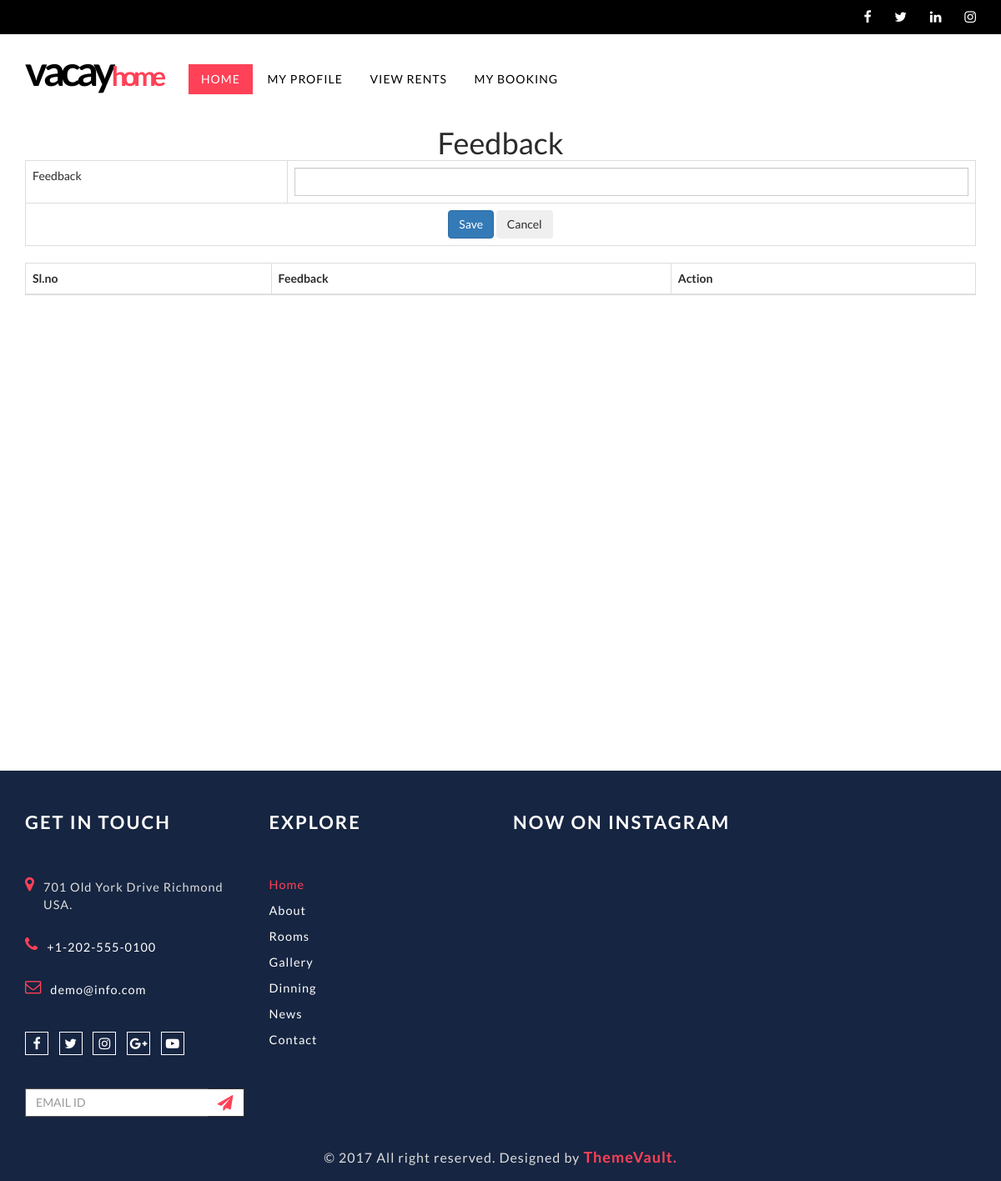
/user/feedback/ (signed in), run on an earlier commit of the app's database.
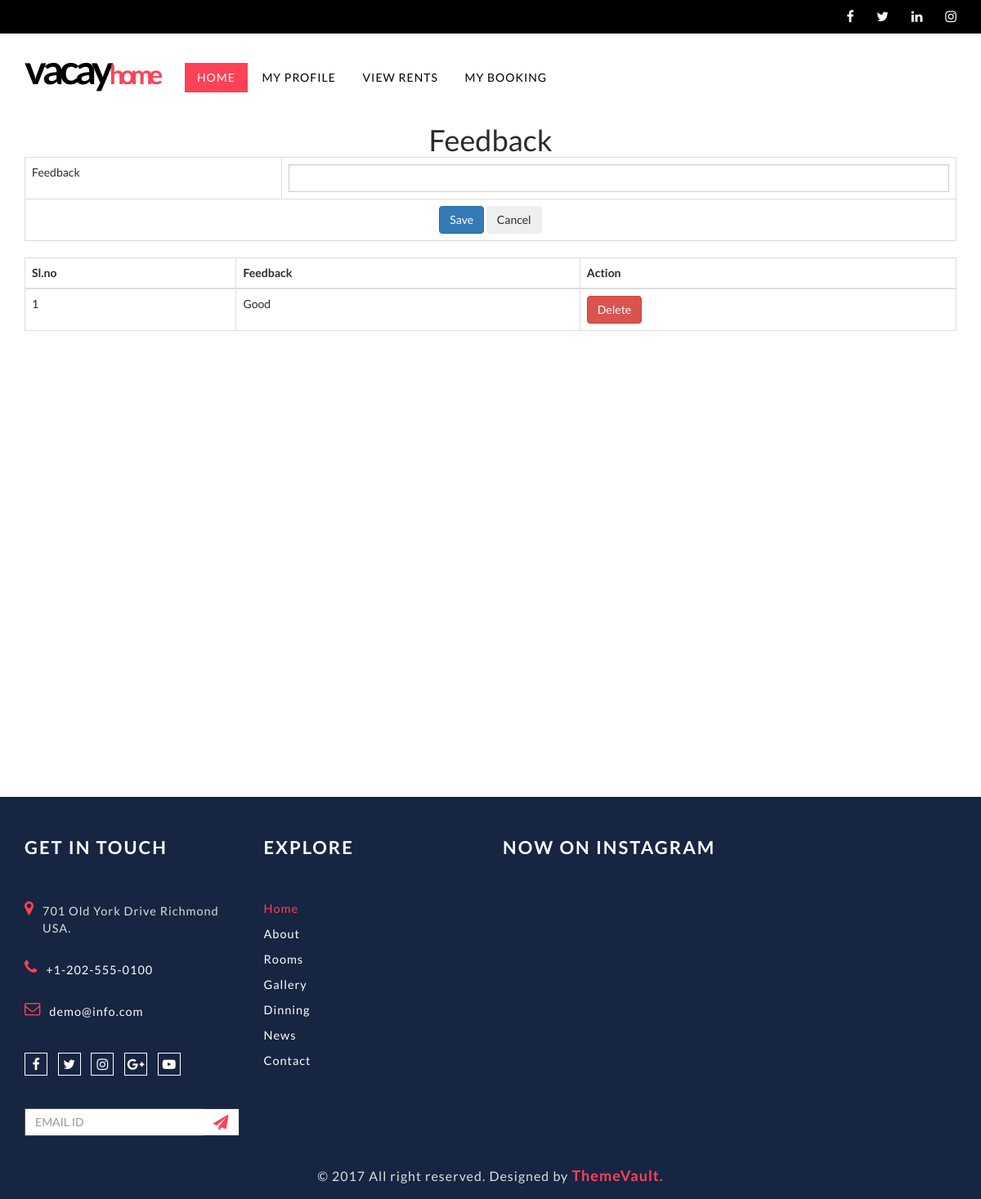
And on a later commit of the database.
### User/models.py (models this page shows)
class tbl_userfeedback(models.Model):
    feedback=models.CharField(max_length=50)
    feedbackdate=models.DateField(auto_now_add=True)
    user=models.ForeignKey(tbl_userregistration,on_delete=models.SET_NULL,null=True)

### User/views.py (the view)
# urls.py: path('feedback/',views.feedback,name="Feedback"),
def feedback(request):
    feeddata=tbl_userfeedback.objects.all()
    userdata=tbl_userregistration.objects.get(id=request.session["uid"])
    if request.method=="POST":
        tbl_userfeedback.objects.create(
            feedback = request.POST.get("txt_feedback"),
            user=userdata
        )
        return render(request,"User/UserFeedback.html",{'feeddata':feeddata})
    else:
        return render(request,"User/UserFeedback.html",{'feeddata':feeddata})

### User/Templates/User/UserFeedback.html (shortened to what this page needs)
{% extends 'User/header.html' %}
{% load static %}
{% block content %}
<!DOCTYPE html>
<html lang="en">
<head>
</head>
<body>
    <center><h1>Feedback</h1></center>
    <div class="container">
        <form action="" method="post">
            <table class="table table-bordered" align="center">
                <tr>
                    <td>Feedback</td>
                    <td><input type="text" class="form-control" name="txt_feedback" value="{{edis.feedback}}"></td>
                </tr>
                <tr>
                    <td colspan="2" align="center">
                        <button type="submit" class="btn btn-primary" name="btn_save">Save</button>
                        <button type="reset" class="btn btn-secondary" name="btn_cancel">Cancel</button>
                    </td>
                </tr>
            </table>
        </form>
        <table class="table table-bordered">
            <thead class="thead-dark">
                <tr>
                    <th>Sl.no</th>
                    <th>Feedback</th>
                    <th>Action</th>
                </tr>
            </thead>
            <tbody>
                {% for i in feeddata %}
                <tr>
                    <td>{{ forloop.counter }}</td>
                    <td>{{ i.feedback }}</td>
                    <td>
                        <a href="{% url 'User:del_feedback' i.id %}" class="btn btn-danger">Delete</a>
                    </td>
                </tr>
                {% endfor %}
            </tbody>
        </table>
    </div>
</html>
{% endblock content %}

What changed in the data, as far as the page shows it:
added tbl_userfeedback: feedback "Good"
